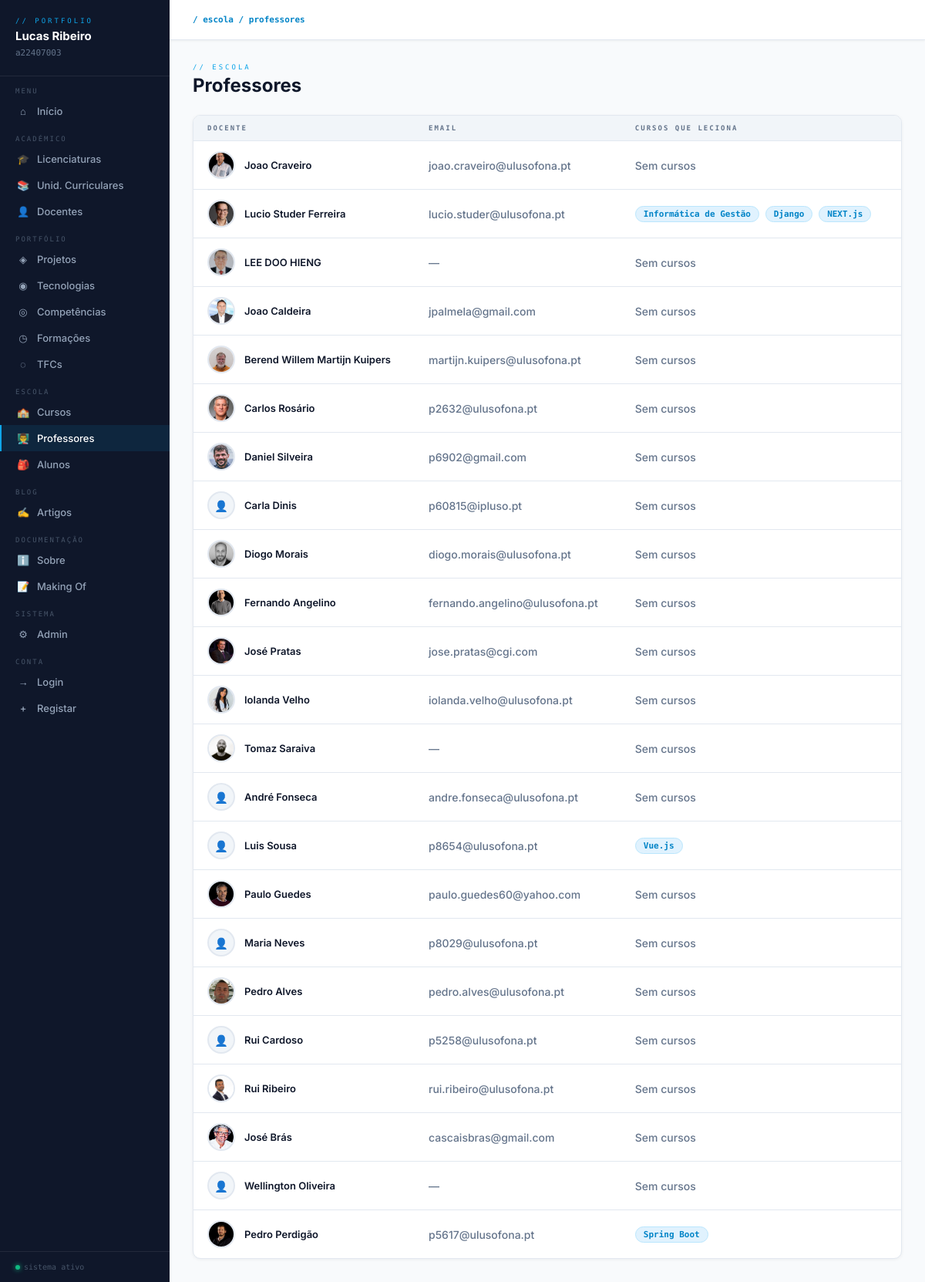
/escola/professores/, run on the app's committed database.
### portfolio/models.py (models this page shows, shortened)
class Docente(models.Model):
    nome = models.CharField(max_length=200)
    email = models.EmailField(blank=True)
    url_lusofona = models.URLField(blank=True)
    foto = models.ImageField(upload_to='docentes/', blank=True)

### escola/models.py (models this page shows, shortened)
class Curso(models.Model):
    nome = models.CharField(max_length=100)
    imagem = models.ImageField(upload_to='cursos/')
    professor = models.ForeignKey(Docente, on_delete=models.CASCADE, related_name='cursos')
    alunos = models.ManyToManyField(Aluno, related_name='cursos')

### escola/views.py (the view)
# urls.py: path('professores/', views.professores_view, name='professores'),
def professores_view(request):
    professores = Docente.objects.prefetch_related('cursos').all()
    return render(request, 'escola/professores.html', {'professores': professores})

### escola/templates/escola/professores.html (shortened to what this page needs)
{% extends 'portfolio/base.html' %}
{% block nav_profs %}active{% endblock %}
{% block breadcrumb %}<b>/ escola / professores</b>{% endblock %}
{% block content %}
<div class="page-header">
    <div>
        <div class="page-label">// escola</div>
        <div class="page-title">Professores</div>
    </div>
</div>
<div class="card">
    <table>
        <thead><tr><th>Docente</th><th>Email</th><th>Cursos que leciona</th></tr></thead>
        <tbody>
        {% for professor in professores %}
            <tr>
                <td>
                    <div class="docente-cell">
                        {% if professor.foto %}
                            <img src="{{ professor.foto.url }}" alt="{{ professor.nome }}" class="docente-avatar">
                        {% else %}
                            <div class="docente-avatar-placeholder">👤</div>
                        {% endif %}
                        <span class="docente-name">{{ professor.nome }}</span>
                    </div>
                </td>
                <td class="text-muted">{{ professor.email|default:"—" }}</td>
                <td>
                    {% for curso in professor.cursos.all %}
                        <a href="/escola/curso/{{ curso.id }}" class="badge badge-cyan" style="text-decoration:none;margin-right:4px;">{{ curso.nome }}</a>
                    {% empty %}
                        <span class="text-muted">Sem cursos</span>
                    {% endfor %}
                </td>
            </tr>
        {% empty %}
            <tr><td colspan="3"><div class="empty"><span>👨‍🏫</span>Nenhum professor adicionado.</div></td></tr>
        {% endfor %}
        </tbody>
    </table>
</div>
{% endblock %}

### portfolio/templates/portfolio/base.html (style rules this page uses)
:root { --bg: #f8fafc; --bg2: #ffffff; --bg3: #f1f5f9; --border: #e2e8f0; --accent: #0ea5e9; --accent-dark: #0284c7; --green: #10b981; --danger: #ef4444; --warning: #f59e0b; --text: #0f172a; --muted: #64748b; --sidebar: #0f172a; }
* { margin:0; padding:0; box-sizing:border-box; }
body { background:var(--bg); color:var(--text); font-family:'Inter',sans-serif; display:flex; min-height:100vh; }
.breadcrumb b { color:var(--accent-dark); }
.page-header { display:flex; align-items:flex-end; justify-content:space-between; margin-bottom:24px; flex-wrap:wrap; gap:12px; }
.page-label { font-family:'Space Mono',monospace; font-size:9px; color:var(--accent); letter-spacing:3px; text-transform:uppercase; margin-bottom:4px; }
.page-title { font-size:24px; font-weight:700; color:var(--text); }
.card { background:var(--bg2); border:1px solid var(--border); border-radius:10px; overflow:hidden; box-shadow:0 1px 4px rgba(0,0,0,0.06); }
table { width:100%; border-collapse:collapse; }
thead { background:var(--bg3); border-bottom:1px solid var(--border); }
th { padding:11px 18px; font-family:'Space Mono',monospace; font-size:9px; color:var(--muted); letter-spacing:2px; text-transform:uppercase; text-align:left; font-weight:600; }
td { padding:13px 18px; font-size:14px; border-bottom:1px solid var(--border); vertical-align:middle; color:#0f172a; font-weight:500; }
tr:last-child td { border-bottom:none; }
.badge { display:inline-block; padding:3px 10px; border-radius:20px; font-size:11px; font-family:'Space Mono',monospace; font-weight:600; }
.badge-cyan { background:#e0f2fe; color:#0284c7; border:1px solid #bae6fd; }
.docente-cell { display:flex; align-items:center; gap:12px; }
.docente-avatar { width:36px; height:36px; border-radius:50%; object-fit:cover; border:2px solid var(--border); flex-shrink:0; }
.docente-avatar-placeholder { width:36px; height:36px; border-radius:50%; background:var(--bg3); border:2px solid var(--border); display:flex; align-items:center; justify-content:center; font-size:14px; flex-shrink:0; }
.docente-name { font-weight:600; color:#0f172a; font-size:13px; }
.text-muted { color:#64748b; }

### data on the page
Docente: foto (picture), nome "Joao Craveiro", email "joao.craveiro@ulusofona.pt"
Docente: foto (picture), nome "Lucio Studer Ferreira", email "lucio.studer@ulusofona.pt"
Curso: nome "Informática de Gestão"
Curso: nome "Django"
Curso: nome "NEXT.js"
Docente: foto (picture), nome "LEE DOO HIENG", email "—"
Docente: foto (picture), nome "Joao Caldeira", email "jpalmela@gmail.com"
Docente: foto (picture), nome "Berend Willem Martijn Kuipers", email "martijn.kuipers@ulusofona.pt"
Docente: foto (picture), nome "Carlos Rosário", email "p2632@ulusofona.pt"
Docente: foto (picture), nome "Daniel Silveira", email "p6902@gmail.com"
Docente: nome "Carla Dinis", email "p60815@ipluso.pt"
Docente: foto (picture), nome "Diogo Morais", email "diogo.morais@ulusofona.pt"
Docente: foto (picture), nome "Fernando Angelino", email "fernando.angelino@ulusofona.pt"
Docente: foto (picture), nome "José Pratas", email "jose.pratas@cgi.com"
Docente: foto (picture), nome "Iolanda Velho", email "iolanda.velho@ulusofona.pt"
Docente: foto (picture), nome "Tomaz Saraiva", email "—"
Docente: nome "André Fonseca", email "andre.fonseca@ulusofona.pt"
Docente: nome "Luis Sousa", email "p8654@ulusofona.pt"
Curso: nome "Vue.js"
Docente: foto (picture), nome "Paulo Guedes", email "paulo.guedes60@yahoo.com"
Docente: nome "Maria Neves", email "p8029@ulusofona.pt"
Docente: foto (picture), nome "Pedro Alves", email "pedro.alves@ulusofona.pt"
Docente: nome "Rui Cardoso", email "p5258@ulusofona.pt"
Docente: foto (picture), nome "Rui Ribeiro", email "rui.ribeiro@ulusofona.pt"
Docente: foto (picture), nome "José Brás", email "cascaisbras@gmail.com"
Docente: nome "Wellington Oliveira", email "—"
Docente: foto (picture), nome "Pedro Perdigão", email "p5617@ulusofona.pt"
Curso: nome "Spring Boot"
